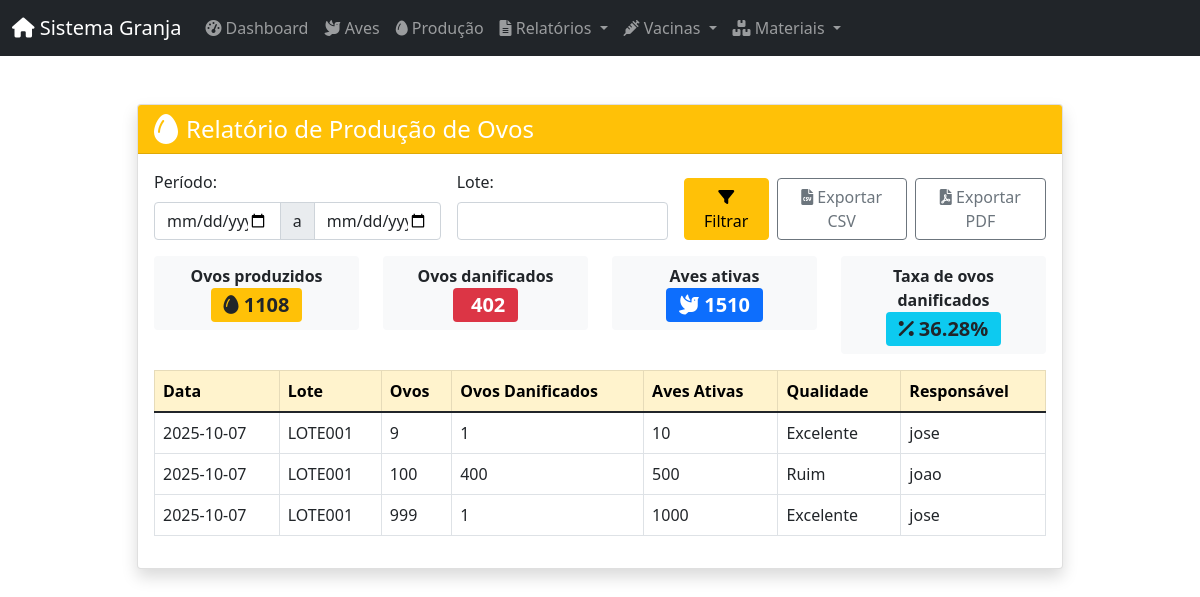
The app's page /producao/relatorio, older data.
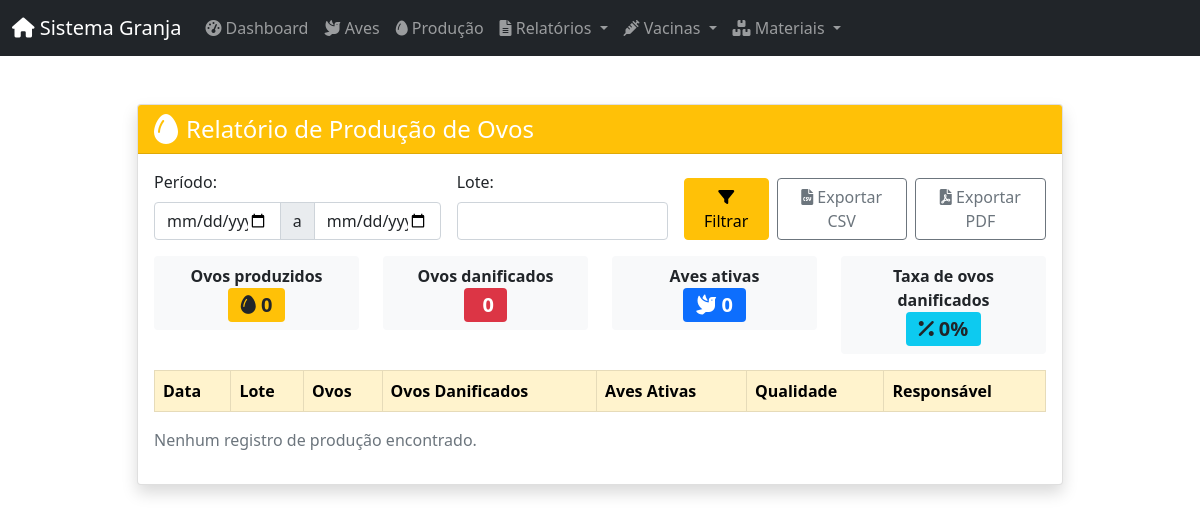
The same page, newer data.
### app/models/database.py (models this page shows)
class BaseModel(Model):
    class Meta:
        database = db

class Producao(BaseModel):
    id_producao = AutoField()
    data_coleta = DateField()
    quantidade_ovos = IntegerField()
    quantidade_aves = IntegerField()
    qualidade_producao = CharField(max_length=50)
    producao_nao_aproveitada = IntegerField(default=0)
    id_lote = CharField(max_length=50)
    observacoes = TextField(null=True)
    responsavel = CharField(max_length=100)
    class Meta:
        table_name = 'producao'

### app/controllers/producao_relatorio_controller.py (the view, shortened to what this page needs)
@producao_relatorio_bp.route('/producao/relatorio', methods=['GET'])
def relatorio_producao():
    print('Acessando relatorio_producao')
    inicio = request.args.get('inicio')
    fim = request.args.get('fim')
    lote_id = request.args.get('lote')
    agrupamento = request.args.get('agrupamento')
    print(f'Filtros recebidos: inicio={inicio}, fim={fim}, lote_id={lote_id}, agrupamento={agrupamento}')
    query = Producao.select()
    if inicio:
        query = query.where(Producao.data_coleta >= inicio)
    if fim:
        query = query.where(Producao.data_coleta <= fim)
    if lote_id:
        query = query.where(Producao.id_lote == lote_id)
    registros = list(query)
    print(f'Registros encontrados: {len(registros)}')
    total_ovos = sum(r.quantidade_ovos for r in registros)
    ovos_danificados = sum(r.producao_nao_aproveitada for r in registros)
    aves_ativas = sum(r.quantidade_aves for r in registros)
    taxa_quebra = round((ovos_danificados / total_ovos) * 100, 2) if total_ovos else 0
    return render_template('producao/relatorio.html', registros=registros, total_ovos=total_ovos, ovos_danificados=ovos_danificados, aves_ativas=aves_ativas, taxa_quebra=taxa_quebra)

### app/templates/producao/relatorio.html (shortened to what the changed rows need)
{% extends 'layouts/base.html' %}
{% block page_content %}
<div class="row justify-content-center">
    <div class="col-lg-10">
        <div class="card shadow mb-4">
            <div class="card-body">
                <div class="row mb-3">
                    <div class="col-md-3">
                        <div class="bg-light rounded p-2 text-center">
                            <span class="fw-bold">Ovos produzidos</span><br>
                            <span class="badge bg-warning text-dark fs-5"><i class="fas fa-egg"></i> {{ total_ovos }}</span>
                        </div>
                    </div>
                    <div class="col-md-3">
                        <div class="bg-light rounded p-2 text-center">
                            <span class="fw-bold">Ovos danificados</span><br>
                            <span class="badge bg-danger fs-5"> {{ ovos_danificados }}</span>
                        </div>
                    </div>
                    <div class="col-md-3">
                        <div class="bg-light rounded p-2 text-center">
                            <span class="fw-bold">Aves ativas</span><br>
                            <span class="badge bg-primary fs-5"><i class="fas fa-dove"></i> {{ aves_ativas }}</span>
                        </div>
                    </div>
                    <div class="col-md-3">
                        <div class="bg-light rounded p-2 text-center">
                            <span class="fw-bold">Taxa de ovos danificados</span><br>
                            <span class="badge bg-info text-dark fs-5"><i class="fas fa-percent"></i> {{ taxa_quebra }}%</span>
                        </div>
                    </div>
                </div>
                <div class="table-responsive">
                    <table class="table table-bordered table-hover align-middle">
                        <thead class="table-warning">
                            <tr>
                                <th>Data</th>
                                <th>Lote</th>
                                <th>Ovos</th>
                                <th>Ovos Danificados</th>
                                <th>Aves Ativas</th>
                                <th>Qualidade</th>
                                <th>Responsável</th>
                            </tr>
                        </thead>
                        <tbody>
                            {% for r in registros %}
                            <tr>
                                <td>{{ r.data_coleta }}</td>
                                <td>{{ r.id_lote }}</td>
                                <td>{{ r.quantidade_ovos }}</td>
                                <td>{{ r.producao_nao_aproveitada }}</td>
                                <td>{{ r.quantidade_aves }}</td>
                                <td>{{ r.qualidade_producao }}</td>
                                <td>{{ r.responsavel }}</td>
                            </tr>
                            {% endfor %}
                        </tbody>
                    </table>
                    {% if registros|length == 0 %}
                        <p class="mt-3 text-muted">Nenhum registro de produção encontrado.</p>
                    {% endif %}
                </div>
            </div>
        </div>
    </div>
</div>
{% endblock %}

Row changes from the older to the newer data that the page shows:
removed Producao: data_coleta "2025-10-07", id_lote "LOTE001", quantidade_ovos "9", producao_nao_aproveitada "1", quantidade_aves "10", qualidade_producao "Excelente", responsavel "jose"
removed Producao: data_coleta "2025-10-07", id_lote "LOTE001", quantidade_ovos "100", producao_nao_aproveitada "400", quantidade_aves "500", qualidade_producao "Ruim", responsavel "joao"
removed Producao: data_coleta "2025-10-07", id_lote "LOTE001", quantidade_ovos "999", producao_nao_aproveitada "1", quantidade_aves "1000", qualidade_producao "Excelente", responsavel "jose"
Text that changed along with them:
{{ total_ovos }}: "1108" → "0"
{{ ovos_danificados }}: "402" → "0"
{{ aves_ativas }}: "1510" → "0"
{{ taxa_quebra }}: "36.28" → "0"
text now shown: "Nenhum registro de produção encontrado."
